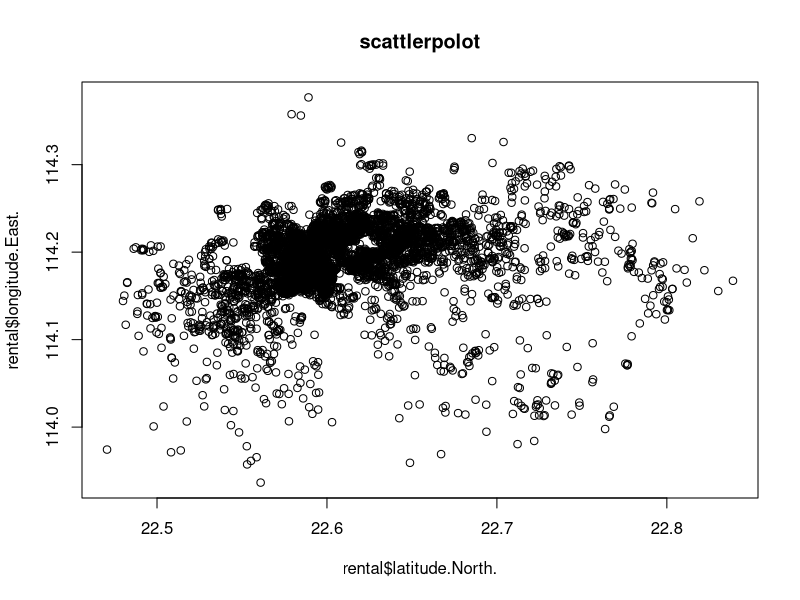

Reproduce this figure in R.
rental <- read.csv("rating_features.csv")
summary(rental)
attach(rental)
head(rental$maximum_nights)
tail(rental$bed_type)
plot(x=rental$latitude.North.,y=rental$longitude.East.,main="scattlerpolot")